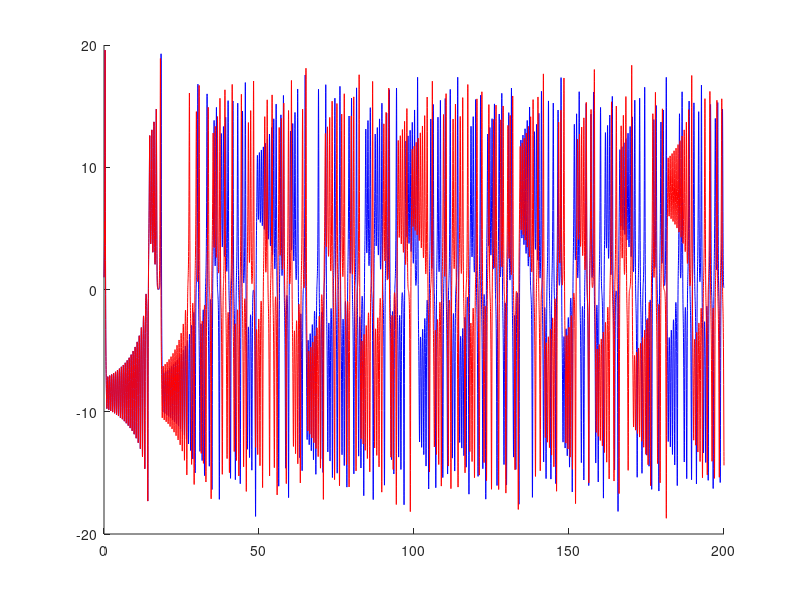
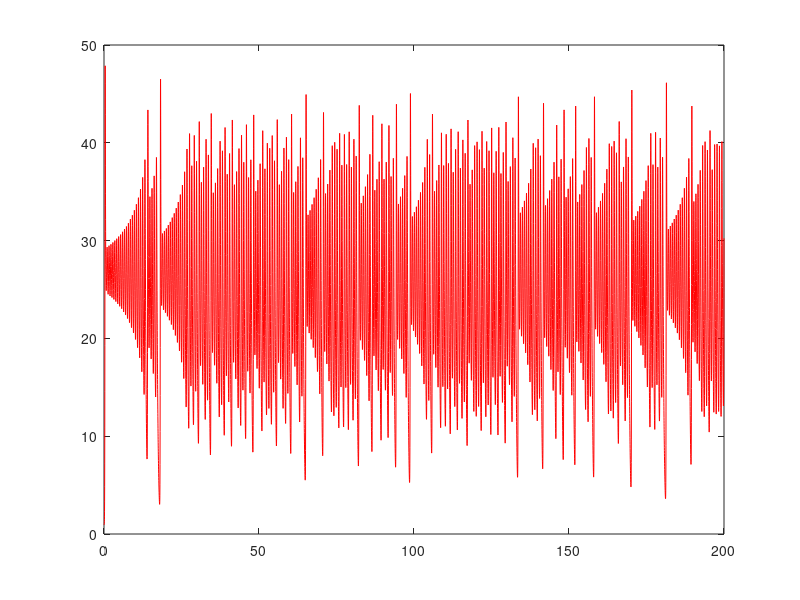
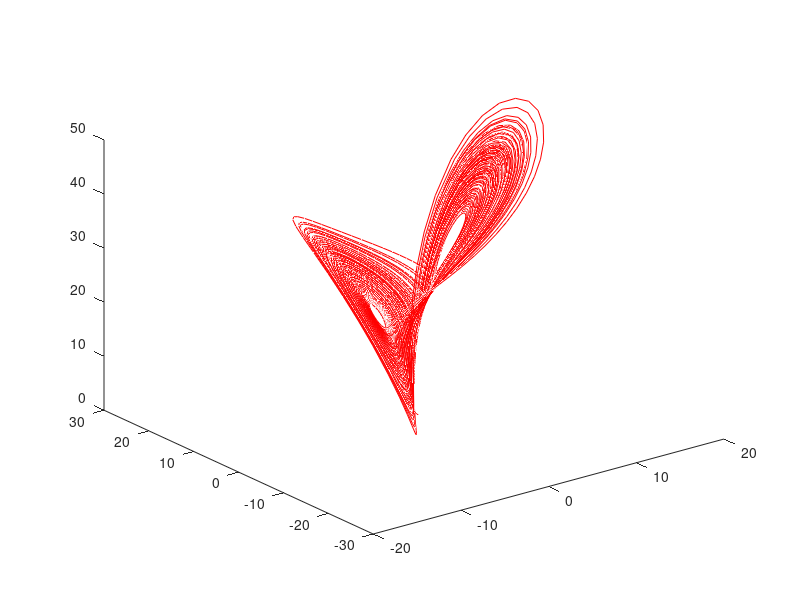

Source code (MATLAB) for these figures, in order:
# Soluzione del sistema di ODE di Lorenz nell'intervallo [0,100]

## Parametri (sigma, rho, beta)
function lorenz
	s=10;
	r=28;
	b=8/3;

	## Dati iniziali
	c1=[1 1 1];
	v=1+10^(-5);
	c2=[v v v];

	## Notazione
	# F è il sistema di ODE
	# x è il vettore che contiene x,y,z
	# t rappresenta il tempo
	F=@(t,x) [s*(x(2)-x(1));r*x(1)-x(2)-x(1)*x(3);x(1)*x(2)-b*x(3)];

	# Quirk: per t_max=17.57(non 56), la seconda chiamata a ode45(ma anche usando ode23) decide di dividere l'intervallo in un numero inferiore(di uno) rispetto alla prima chiamata(cambiano solo le condizioni iniziali...).
	tmax=200;
	[t1,x1]=ode45(F,[0,tmax],c1);
	[t2,x2]=ode45(F,[0,tmax],c2);

	hold on
	plot(t1,x1(:,1),'b')
	plot(t2,x2(:,1),'r')
	figure(2)
	plot(t1,x1(:,2),'b')
	plot(t2,x2(:,2),'r')
	figure(2)
	plot(t1,x1(:,3),'b')
	plot(t2,x2(:,3),'r')
	figure(3)
	plot3(x1(:,1),x1(:,2),x1(:,3),'b')
	plot3(x2(:,1),x2(:,2),x2(:,3),'r')
	pause(60)
end
